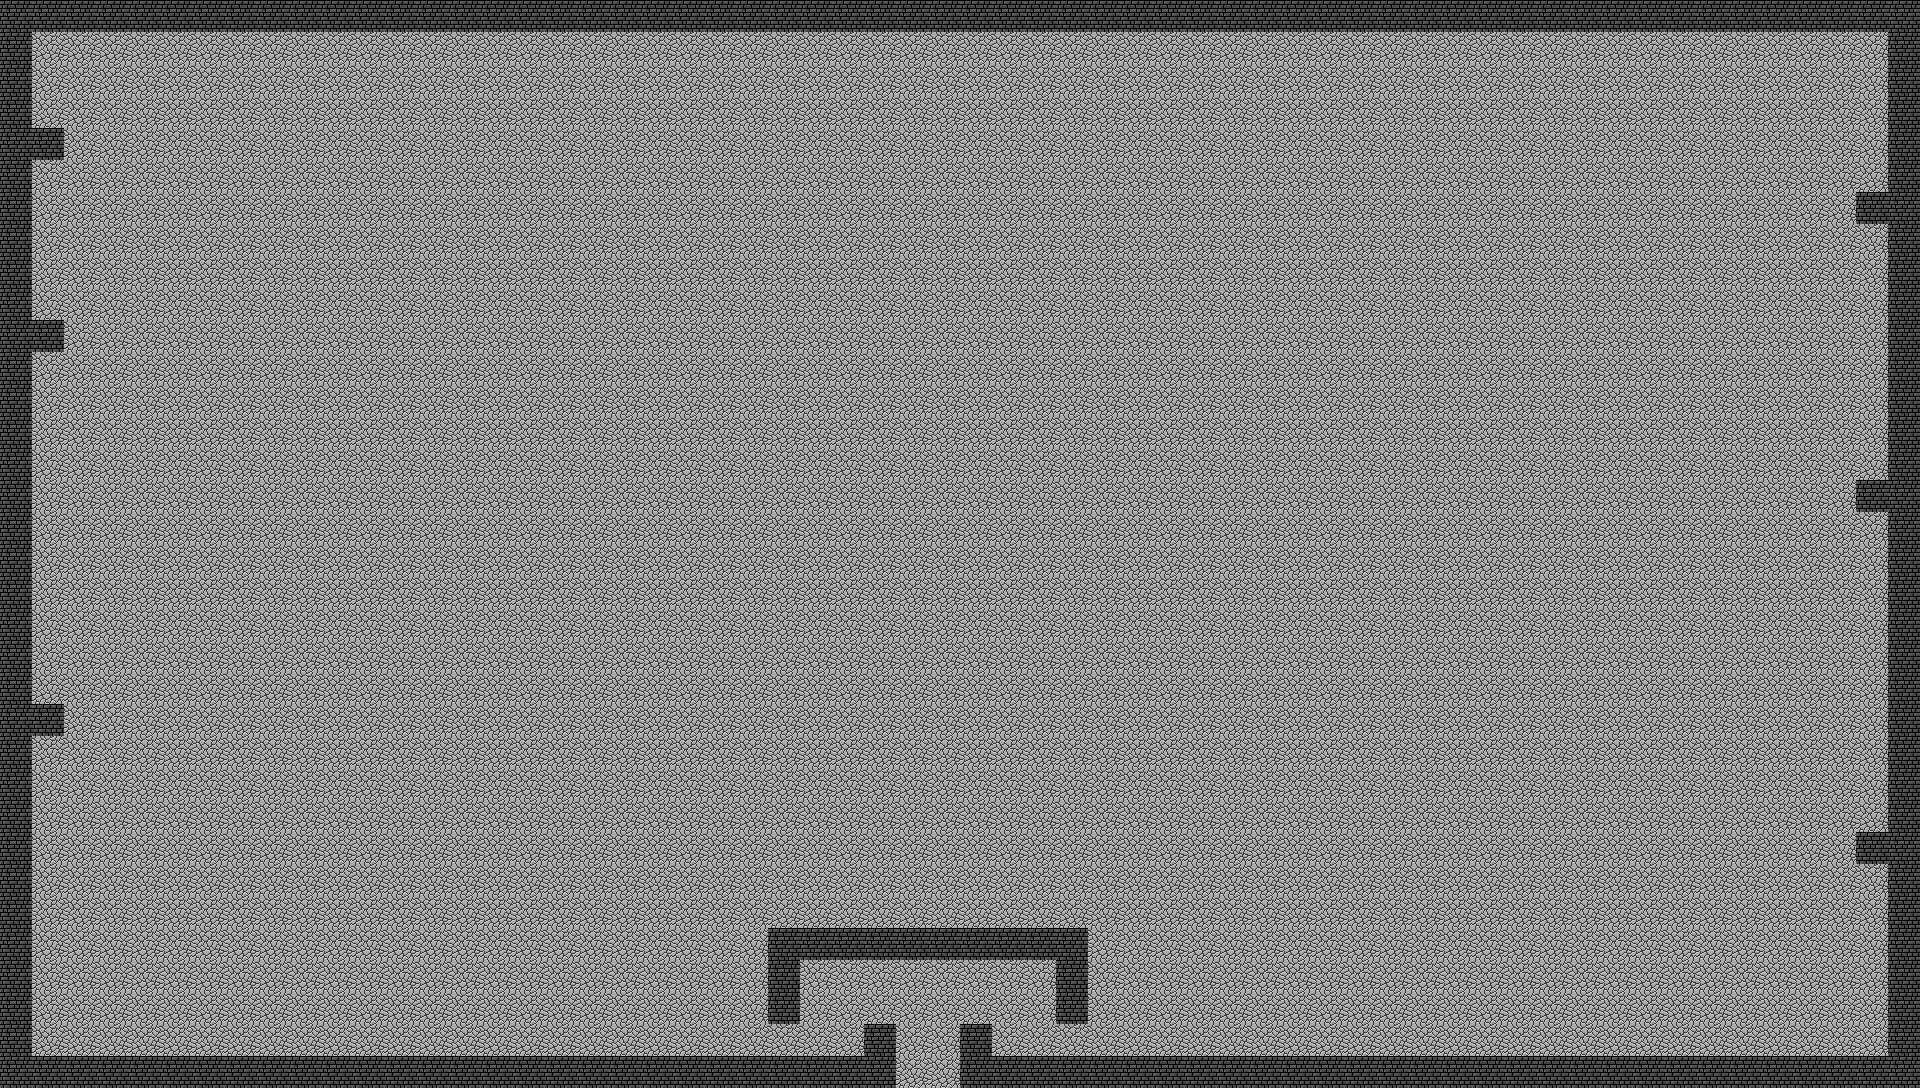

This game map was drawn from its Tiled (.tmx) file and the tilesets committed beside it. A one-line description and the trimmed map source follow:
An orthogonal 60x34 tile map with 32x32 px tiles, 2 tile layers (Base, Decorations), 7 tilesets and 15 objects (15x Enemy).

<map version="1.0" orientation="orthogonal" width="60" height="34" tilewidth="32" tileheight="32">
 <tileset firstgid="1" source="../../tilesets/Dungeon 1.tsx" />
 <tileset firstgid="91" source="../../tilesets/Dungeon 2.tsx" />
 <tileset firstgid="235" source="../../tilesets/Dungeon 3.tsx" />
 <tileset firstgid="352" source="../../tilesets/Dungeon 4.tsx" />
 <tileset firstgid="523" source="../../tilesets/Overworld 1.tsx" />
 <tileset firstgid="651" source="../../tilesets/Overworld 2.tsx" />
 <tileset firstgid="787" source="../../tilesets/Overworld 3.tsx" />
 <layer name="Base" width="60" height="34">
  <data>[2040 cells, 2040 non-empty, 2 distinct tile ids]</data>
 </layer>
 <layer name="Decorations" width="60" height="34">
  <data>[2040 cells, 184 non-empty, 1 distinct tile ids]</data>
 </layer>
 <objectgroup name="Objects" width="60" height="34">
  <object name="SlimeWorm" type="Enemy" x="837" y="35" width="32" height="32" />
  <object name="SlimeWorm" type="Enemy" x="800" y="34" width="32" height="32" />
  <object name="SlimeWorm" type="Enemy" x="763" y="38" width="32" height="32" />
  <object name="SlimeWorm" type="Enemy" x="726" y="38" width="32" height="32" />
  <object name="SlimeWorm" type="Enemy" x="689" y="38" width="32" height="32" />
  <object name="SlimeWorm" type="Enemy" x="652" y="39" width="32" height="32" />
  <object name="SlimeWorm" type="Enemy" x="616" y="41" width="32" height="32" />
  <object name="SlimeWorm" type="Enemy" x="579" y="42" width="32" height="32" />
  <object name="SlimeWorm" type="Enemy" x="541" y="42" width="32" height="32" />
  <object name="SlimeWorm" type="Enemy" x="503" y="44" width="32" height="32" />
  <object name="SlimeWorm" type="Enemy" x="419" y="44" width="32" height="32" />
  <object name="SlimeWorm" type="Enemy" x="458" y="42" width="32" height="32" />
  <object name="SlimeWorm" type="Enemy" x="379" y="48" width="32" height="32" />
  <object name="SlimeWorm" type="Enemy" x="339" y="49" width="32" height="32" />
  <object name="SlimeWorm" type="Enemy" x="299" y="49" width="32" height="32" />
 </objectgroup>
</map>
